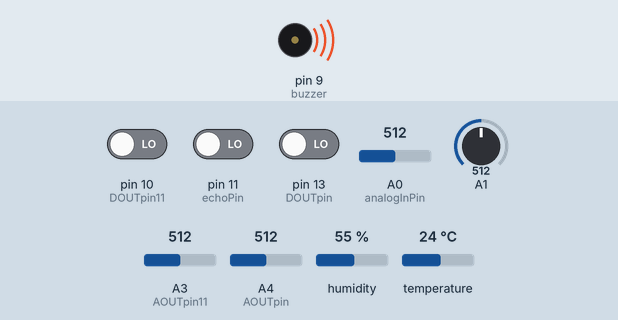
A sketch run on a simulated Arduino Uno, built with avr-gcc and run on an emulated ATmega328P. Shown: buzzer (waves = sounding, pin HIGH). The inputs (shaded band) are chosen by the test bench; at power-on: pin 10 (DOUTpin11) LOW, pin 11 (echoPin) LOW, pin 13 (DOUTpin) LOW, A0 (analogInPin) = 512, A1 = 512, A3 (AOUTpin11) = 512, A4 (AOUTpin) = 512, humidity 55 %, temperature 24 °C. Pins used as bus, display or sensor lines are not drawn; what the sketch prints to the serial monitor is not drawn.

Above: at 0.2 s.
Timing chart, 0 to 1.7 s (numbered marks = the images above):
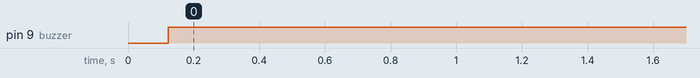

Measured:
- by itself, pin 9 (buzzer): LOW → HIGH at 0.12 s

The sketch:

aqua_aero_radar.ino
```cpp
#include <DHT.h>
#define DHTPIN 8     // what pin we're connected to
#define DHTTYPE DHT11   // define type of sensor DHT 11
//#define Offset 0.00            //deviation compensate
DHT dht (DHTPIN, DHTTYPE);
const int analogInPin = A0;
int sensorValue = 0;
unsigned long int avgValue;
float b;
int buf[10],temp;
/* water level */
#define trigPin 12
 #define echoPin 11
 #define buzzer 9

const int DOUTpin11=10;//the DOUT pin of the mq135 sensor goes into digital pin 24 of the arduino
const int AOUTpin11=A3;//the AOUT pin of the mq135 sensor goes into analog pin A3 of the arduino
int digitalValue;
/* MQ-7 Carbon Monoxide Sensor Circuit with Arduino */

const int AOUTpin=A4;//the AOUT pin of the CO sensor goes into analog pin A0 of the arduino
const int DOUTpin=13;//the DOUT pin of the CO sensor goes into digital pin D8 of the arduino
const int ledPin=10;//the anode of the LED connects to digital pin D13 of the arduino

int limit,duration,distance,waterleve;
int value;

int sensorValue2,i,turbidityValue;
float turbidityV,t,h;


void setup()

{
 Serial.begin(9600);
 pinMode(trigPin, OUTPUT);
  pinMode(echoPin, INPUT);
 Serial.println("pH meter experiment!");  //Test the serial monitor
dht.begin();
pinMode(buzzer, OUTPUT);
pinMode(DOUTpin, INPUT);
pinMode(DOUTpin11, INPUT);
}

void loop(void)

{
ph1();
delay(1000);
mq77();
delay(1000);
mq1355();
delay(1000);
dhtvalue();
delay(1000);
turbidity();
delay(1000);
waterlevel();
delay(1000);
}
void ph1()
{for(int i=0;i<10;i++)
 {
  buf[i]=analogRead(analogInPin);
  delay(10);
 }
 for(int i=0;i<9;i++)
 {
  for(int j=i+1;j<10;j++)
  {
   if(buf[i]>buf[j])
   {
    temp=buf[i];
    buf[i]=buf[j];
    buf[j]=temp;
   }
  }
 }
 avgValue=0;
 for(int i=2;i<8;i++)
 avgValue+=buf[i];
 float pHVol=(float)avgValue*6.0/1024/6;
 float phValue = -5.70 * pHVol + 21.34;
 //float phValue = 3.3*phValue+Offset;
 Serial.print("sensor = ");
 Serial.println(phValue);

 delay(20);
 if(phValue >= 7.30){
    digitalWrite(buzzer, HIGH);
    Serial.print("PH VALUE: ");
    Serial.println(phValue);
    Serial.println("Water Alkalinity high");
    delay(1000);
   }

  if(phValue >= 6.90 && phValue <= 7.19){
    digitalWrite(buzzer, LOW);
    Serial.print("PH VALUE: ");
    Serial.println(phValue);
    Serial.println("Water Is  neutral (safe)");
  }

  if(phValue < 6.89){

    digitalWrite(buzzer, HIGH);
    Serial.print("PH VALUE: ");
    Serial.println(phValue);
    Serial.println("Water Acidity High");
    delay(1000);
   }
}
void waterlevel(){

digitalWrite(trigPin, HIGH);
  delay(1000);
  digitalWrite(trigPin, LOW);
   duration = pulseIn(echoPin, HIGH);
  distance =(duration/2) * 0.0343;
waterleve=map(distance,0,15,100,0);
 Serial.println(" .............WATER LEVEL..................");
  Serial.print(waterleve);
  Serial.println("%");
  delay(1000);
  if(waterleve <20 )
  {
    digitalWrite(buzzer,HIGH);
  }
  else if(waterleve >80 )
  {
        digitalWrite(buzzer,HIGH);
  }
  else{
    digitalWrite(buzzer,LOW);
  }
}
void mq77(){

value= analogRead(AOUTpin);//reads the analaog value from the CO sensor's AOUT pin
limit= digitalRead(DOUTpin);//reads the digital value from the CO sensor's DOUT pin
Serial.print("CO value: ");
Serial.println(value);//prints the CO value
Serial.print("Limit: ");
Serial.print(limit);//prints the limit reached as either LOW or HIGH (above or underneath)
delay(100);
if (limit == HIGH){
digitalWrite(ledPin, HIGH);//if limit has been reached, LED turns on as status indicator
}
else{
digitalWrite(ledPin, LOW);//if threshold not reached, LED remains off
}
}
void mq1355(){

  sensorValue2 = analogRead(AOUTpin11);       // read analog input pin 0

  digitalValue = digitalRead(DOUTpin11);
Serial.print("Gas value: ");
  Serial.println(sensorValue2, DEC);  // prints the value read
Serial.print("Limit: ");
  Serial.println(digitalValue, DEC);

  delay(2000);                        // wait 100ms for next reading


}
void dhtvalue()
{
  delay(2000);
 h = dht.readHumidity();
 t = dht.readTemperature();

if (isnan(h) || isnan(t))
{
Serial.println("Failed to read from DHT sensor!");
return;
}

Serial.print("Humidity: ");
Serial.print(h);
Serial.print(" %\t");
Serial.print("Temperature: ");
Serial.print(t);
Serial.println(" *C ");
}

void turbidity(){

   turbidityValue = analogRead(A1);// read the input on analog pin 0:
   turbidityV = turbidityValue/100; // Convert the analog reading (which goes from 0 - 1023) to a voltage (0 - 5V):
  Serial.println(turbidityV); // print out the value you read:
  delay(500);

  Serial.print("Turbidity level: ");
  Serial.println(turbidityV);

  if( turbidityV > 9){
    digitalWrite(buzzer, HIGH);
    Serial.print("Turbidity Level: ");
    Serial.print(turbidityV);
    Serial.println("NTU");
    Serial.println("Water Very Clean ");
    delay(1000);
  }

  if( turbidityV >= 6 && turbidityValue/100 <= 9 ){
    digitalWrite(buzzer, LOW);
    Serial.print("Turbidity Level: ");
    Serial.print(turbidityV);
    Serial.println("NTU");
    Serial.println("Water Clean ");
  }

  if( turbidityV < 6){
    digitalWrite(buzzer, HIGH);
    Serial.print("Turbidity Level: ");
    Serial.print(turbidityV);
    Serial.println("NTU");
    Serial.println("Water Very Dirty ");
    delay(1000);
   }
  delay (2000);
}
```
